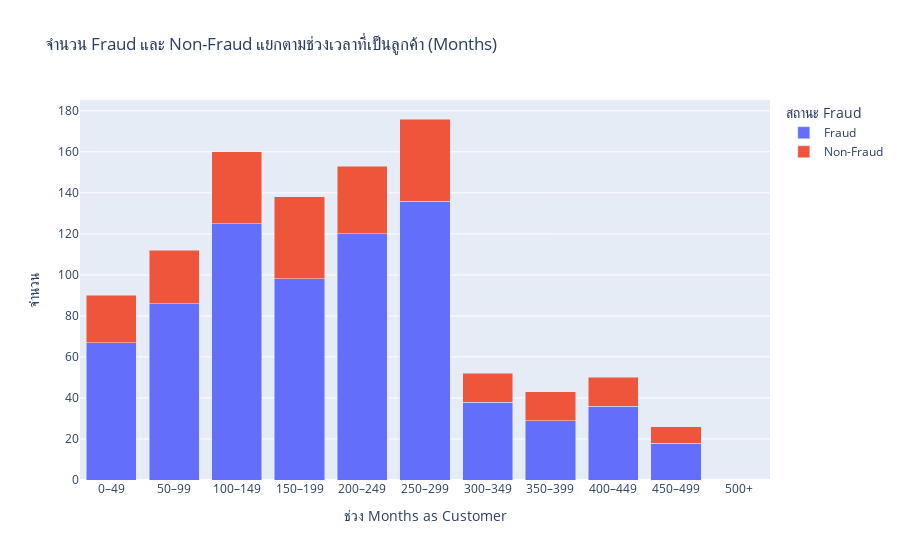

The notebook cell this image was saved under:
### Code cell
import pandas as pd
import plotly.express as px

df_analysis = df.copy()

# 🔹 กำหนดช่วง (bins) และ labels สำหรับ months_as_customer
bins = [0, 50, 100, 150, 200, 250, 300, 350, 400, 450, 500, float('inf')]
labels = [
    '0–49', '50–99', '100–149', '150–199', '200–249', '250–299',
    '300–349', '350–399', '400–449', '450–499', '500+'
]

# 🔹 สร้างกลุ่มตามช่วง months_as_customer
df_analysis['months_group'] = pd.cut(
    df_analysis['months_as_customer'], bins=bins, labels=labels, right=False)

# 🔹 สร้างตารางสรุป
summary = df_analysis.groupby(['months_group', 'fraud_reported']).size().reset_index(name='count')
summary['fraud_status'] = summary['fraud_reported'].map({"Y": 'Non-Fraud', "N": 'Fraud'})
summary['total'] = summary.groupby('months_group')['count'].transform('sum')
summary['percent'] = (summary['count'] / summary['total'] * 100).round(2)

# 🔹 สร้าง stacked bar chart
fig = px.bar(
    summary,
    x='months_group', y='count', color='fraud_status',
    title='จำนวน Fraud และ Non-Fraud แยกตามช่วงเวลาที่เป็นลูกค้า (Months)',
    labels={
        'months_group': 'ช่วง Months as Customer',
        'count': 'จำนวน',
        'fraud_status': 'สถานะ Fraud',
        'percent': "เปอร์เซ็นต์"
    },
    barmode='stack',
    hover_data={'percent': True, 'count': True, 'fraud_status': True, 'months_group': True}
)

fig.show()

### Figure 1 — Plotly figure (JSON) as saved in the notebook; plotly's stock layout.template omitted (floating-point values rounded to 4 significant figures)
{"data": [{"alignmentgroup": "True", "customdata": [[74.44, "Fraud"], [76.79, "Fraud"], [78.12, "Fraud"], [71.01, "Fraud"], [78.43, "Fraud"], [77.27, "Fraud"], [73.08, "Fraud"], [67.44, "Fraud"], [72, "Fraud"], [69.23, "Fraud"], [null, "Fraud"]], "hovertemplate": "สถานะ Fraud=%{customdata[1]}<br>ช่วง Months as Customer=%{x}<br>จำนวน=%{y}<br>เปอร์เซ็นต์=%{customdata[0]}<extra></extra>", "legendgroup": "Fraud", "marker": {"color": "#636efa", "pattern": {"shape": ""}}, "name": "Fraud", "offsetgroup": "Fraud", "orientation": "v", "showlegend": true, "textposition": "auto", "type": "bar", "x": ["0–49", "50–99", "100–149", "150–199", "200–249", "250–299", "300–349", "350–399", "400–449", "450–499", "500+"], "xaxis": "x", "y": [67, 86, 125, 98, 120, 136, 38, 29, 36, 18, 0], "yaxis": "y"}, {"alignmentgroup": "True", "customdata": [[25.56, "Non-Fraud"], [23.21, "Non-Fraud"], [21.88, "Non-Fraud"], [28.99, "Non-Fraud"], [21.57, "Non-Fraud"], [22.73, "Non-Fraud"], [26.92, "Non-Fraud"], [32.56, "Non-Fraud"], [28, "Non-Fraud"], [30.77, "Non-Fraud"], [null, "Non-Fraud"]], "hovertemplate": "สถานะ Fraud=%{customdata[1]}<br>ช่วง Months as Customer=%{x}<br>จำนวน=%{y}<br>เปอร์เซ็นต์=%{customdata[0]}<extra></extra>", "legendgroup": "Non-Fraud", "marker": {"color": "#EF553B", "pattern": {"shape": ""}}, "name": "Non-Fraud", "offsetgroup": "Non-Fraud", "orientation": "v", "showlegend": true, "textposition": "auto", "type": "bar", "x": ["0–49", "50–99", "100–149", "150–199", "200–249", "250–299", "300–349", "350–399", "400–449", "450–499", "500+"], "xaxis": "x", "y": [23, 26, 35, 40, 33, 40, 14, 14, 14, 8, 0], "yaxis": "y"}], "layout": {"barmode": "stack", "legend": {"title": {"text": "สถานะ Fraud"}, "tracegroupgap": 0}, "title": {"text": "จำนวน Fraud และ Non-Fraud แยกตามช่วงเวลาที่เป็นลูกค้า (Months)"}, "xaxis": {"anchor": "y", "domain": [0, 1], "title": {"text": "ช่วง Months as Customer"}}, "yaxis": {"anchor": "x", "domain": [0, 1], "title": {"text": "จำนวน"}}}}
